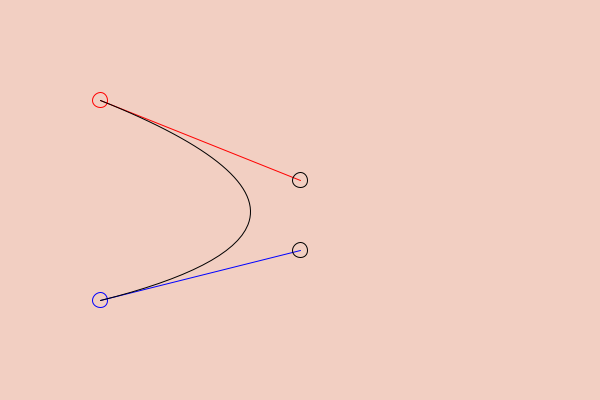
Frame 1 (no input)
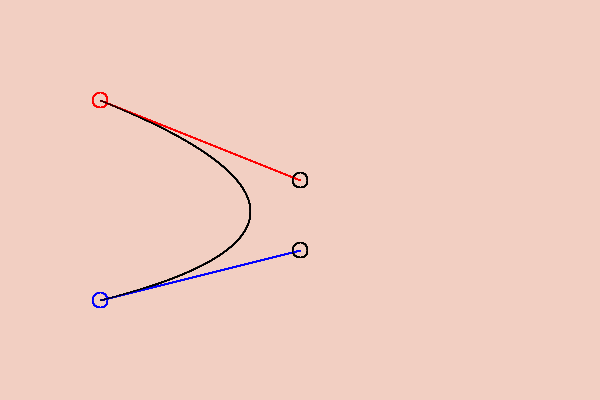
Frame 60 (the mouse pressed at the canvas centre just before this capture)
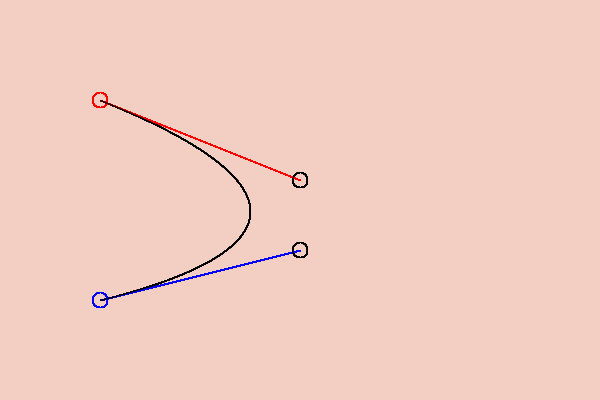
Frame 120 (the mouse held since frame 60 and released just before this capture)

The Processing sketch that drew these frames (run headless with seeded random() and noise(); from frame 60 on, the mouse is pressed at the canvas centre):

// Processing sketch: box03
// ── box03.pde
void setup() {
   size(600, 400);
   background(242, 207, 194);
   noFill();
}

void drawCurve(boolean drawCircles, boolean drawLines,
               int p0, int p1, int p2, int p3) {

   // control point 1
   stroke(255,  0, 0);   // red
   if (drawCircles == true) {
      ellipse(Xp[p0], Yp[p0], 15, 15);
   }
   if (drawLines == true) {
      line(Xp[p0], Yp[p0], Xp[p1], Yp[p1]);
   }

   // control point 1
   stroke(0, 0, 255);   // blue
   if (drawCircles == true) {
      ellipse(Xp[p3], Yp[p3], 15, 15);
   }
   if (drawLines == true) {
      line(Xp[p3], Yp[p3], Xp[p2], Yp[p2]);
   }

   // the knots
   stroke(0, 0, 0);   // black
   if (drawCircles == true) {
      ellipse(Xp[p1], Yp[p1], 15, 15);
      ellipse(Xp[p2], Yp[p2], 15, 15);
   }

   bezier(Xp[p0], Yp[p0], Xp[p1], Yp[p1], Xp[p2], Yp[p2], Xp[p3], Yp[p3]);
}

float [] Xp = { 100, 300, 300, 100 };
float [] Yp = { 100, 180, 250, 300 };

void draw() {
   drawCurve(true,  true, 0, 1, 2, 3);
}
